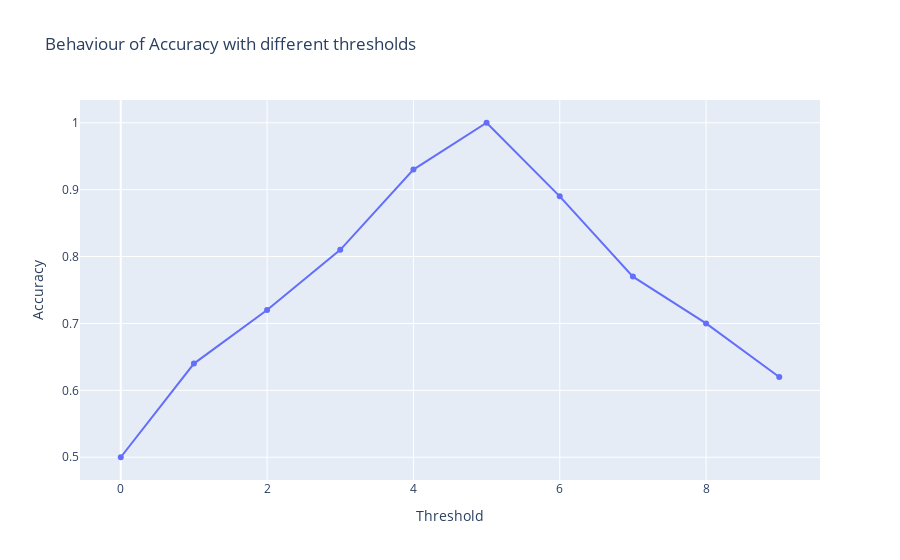

Notebook code cell kept with this figure:
### Code cell
df_acc = threshold(0, 10, data_set, accuracy)
fig = go.Figure(data=go.Scatter(x=df_acc['threshold'],
                                y=df_acc["func"],
                                text=[f"Threshold: {_}" for _ in df_sens["threshold"]],
                                mode='markers+lines'))
fig.update_layout(title_text="Behaviour of Accuracy with different thresholds",
                  xaxis=dict(title="Threshold"),
                  yaxis=dict(title="Accuracy")
                  )

fig.show()

### Figure 1 — Plotly figure (JSON) as saved in the notebook; plotly's stock layout.template omitted (floating-point values rounded to 4 significant figures)
{"data": [{"mode": "markers+lines", "text": ["Threshold: 0", "Threshold: 1", "Threshold: 2", "Threshold: 3", "Threshold: 4", "Threshold: 5", "Threshold: 6", "Threshold: 7", "Threshold: 8", "Threshold: 9"], "type": "scatter", "x": [0, 1, 2, 3, 4, 5, 6, 7, 8, 9], "y": [0.5, 0.64, 0.72, 0.81, 0.93, 1, 0.89, 0.77, 0.7, 0.62]}], "layout": {"title": {"text": "Behaviour of Accuracy with different thresholds"}, "xaxis": {"title": {"text": "Threshold"}}, "yaxis": {"title": {"text": "Accuracy"}}}}
